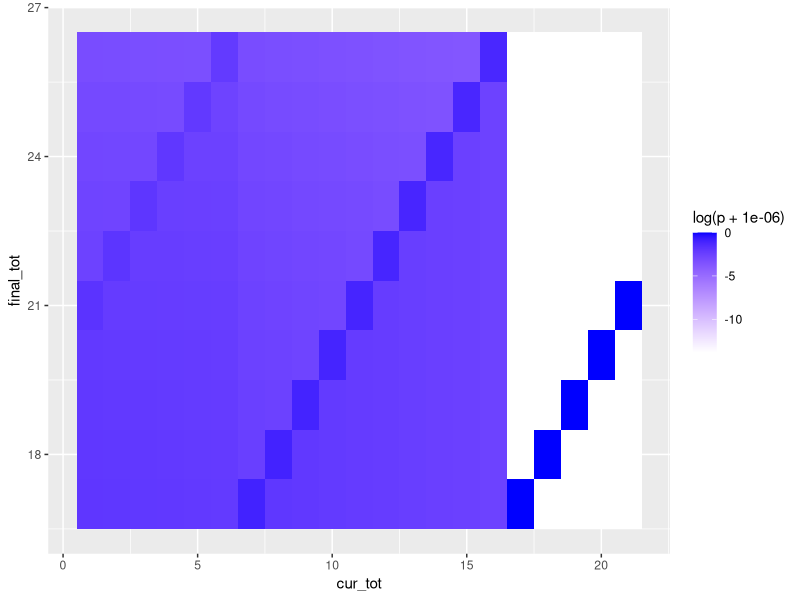
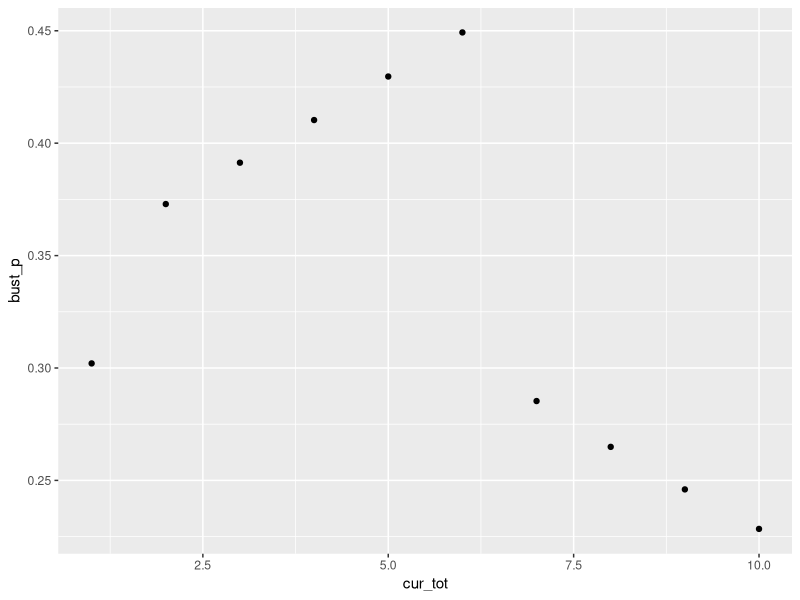
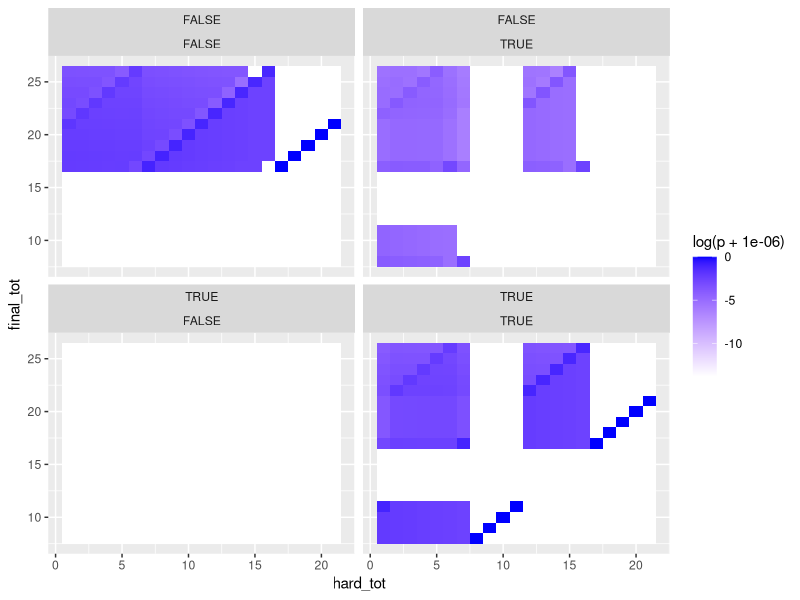

Source code (R) for these figures, in order:


require( "tidyverse")

#aa <- expand_grid( total = 1:26, soft = c(F,T), bustp = NA ) |> 

cards <- tibble( 
  value = c( 1,2,3,4,5,6,7,8,9,10,10,10,10),
  name  = c("A","2","3","4","5","6","7","8","9","10","J","Q","K"),
  soft  = c( T, rep(F,12))
) 
#soft = c(T,F),

dealer <- expand_grid( cur_tot = 1:21, final_tot = 17:26, p= NA)  |> 
  mutate( p = ifelse( final_tot <= cur_tot, 0, p )) |> 
  mutate( p = ifelse( cur_tot >= 17  & final_tot == cur_tot, 1, p )) |> #stand
  mutate( p = ifelse( cur_tot >= 17  & final_tot > cur_tot,  0, p )) 

#> mutate( p = ifelse( cur_tot == 17 & final_tot == 17 & !soft, 1,p))

for( cur_tot_update in 16:1)
{

  
  # create the transition step
  one_card <- expand_grid( filter( dealer, cur_tot == !!cur_tot_update, is.na(p) ), cards) |> 
    select( -p ) |> 
    mutate( next_tot = cur_tot+value) |> 
    left_join( dealer, by=join_by( next_tot == cur_tot, final_tot )) |> 
    mutate( p = ifelse( next_tot > final_tot,0,p)) |> 
    mutate( p = ifelse( next_tot > 21, ifelse( final_tot==next_tot,1,0),p)) 
  
  dealer_update <- one_card |> group_by( cur_tot, final_tot) |> 
    summarize( newp = mean( p), .groups =  "drop") 
  
  dealer <- left_join( dealer, dealer_update, by=join_by(cur_tot, final_tot)) |> 
    mutate( p =coalesce(p,newp)) |> 
    select(-newp) 
  
  
  
}

ggplot( dealer, aes(cur_tot, final_tot,fill=log(p+1e-6))) +
  geom_tile()+
  scale_fill_gradient(low="white", high="blue")

bust_p <-dealer |> filter( final_tot > 21, cur_tot<=10) |>
  group_by( cur_tot) |> 
  summarize( bust_p = sum(p)) |> 
  print( n=30)

ggplot(bust_p, aes(cur_tot, bust_p)) + geom_point()



### adding soft hands


cards <- tibble( 
  value = c( 1,2,3,4,5,6,7,8,9,10,10,10,10),
  name  = c("A","2","3","4","5","6","7","8","9","10","J","Q","K"),
  csoft  = c( T, rep(F,12))
)
#soft = c(T,F),

dealer <- expand_grid( hard_tot = 1:21, final_tot = 8:26, soft = c(F,T), final_soft = c(F,T), p= NA)  |> 
  mutate( final_p = ifelse( final_tot == hard_tot & final_soft == soft, 1, 0 ) ) |> 
  mutate( p = ifelse( final_tot < hard_tot, 0, p )) |> # impossible or hit
  mutate( p = ifelse( hard_tot >= 17, final_p, p )) |> #stand
  mutate( p = ifelse( final_soft & hard_tot >= 8 & hard_tot <= 11, final_p, p )) |> 
  select( -final_p )
  


dealer0 <- dealer
#> mutate( p = ifelse( hard_tot == 17 & final_tot == 17 & !soft, 1,p))

for( hard_tot_update in 16:1)
{
  

## one card should be starting state x cards 

  # create the transition step
one_card <- expand_grid( filter( dealer, hard_tot == !!hard_tot_update, is.na(p) ), cards) |> 
  select( -p ) |> 
  mutate( next_tot = hard_tot+value, next_soft = soft | csoft ) |> 
  mutate( final_p = ifelse( final_tot == next_tot & final_soft == next_soft, 1, 0 ) ) |> 
  left_join( dealer, by=join_by( next_tot == hard_tot, next_soft == soft, final_tot, final_soft )) |> 
  mutate( p = ifelse( next_tot > final_tot, 0, p)) |> 
  mutate( p = ifelse( next_tot > 21, final_p, p)) 



  
  
  #filter( one_card, final_tot==11 ) |> print( n=100)
  #filter( dealer0, final_tot==16) |> print( n=100)
  # filter( dealer, final_tot==11) |> print( n=100)
  
  dealer_update <- one_card |> group_by( hard_tot, final_tot, soft, final_soft ) |> 
    summarize( newp = mean( p), .groups =  "drop") 
  
  dealer_update |> print( n=100)
  
  dealer_new <- left_join( dealer, dealer_update, by=join_by(hard_tot, final_tot, soft, final_soft)) |> 
      mutate( p =coalesce(p,newp)) |> 
      select(-newp) 

  dealer_new |> filter( hard_tot ==12) |> print(n=100)
  dealer <- dealer_new    
    
    

#  dealer <- dealer0
  
}



ggplot( dealer, aes(hard_tot, final_tot,fill=log(p+1e-6))) +
  geom_tile()+
  scale_fill_gradient(low="white", high="blue") +
  facet_wrap( soft ~final_soft)


filter( dealer, hard_tot == !!hard_tot_update) |> print( n=100)
filter( dealer, hard_tot == 16) |> print( n=100)
print( filter( dealer, !is.na(p), hard_tot==17)  , n=100)
filter( dealer, hard_tot == 16, is.na(p) )
